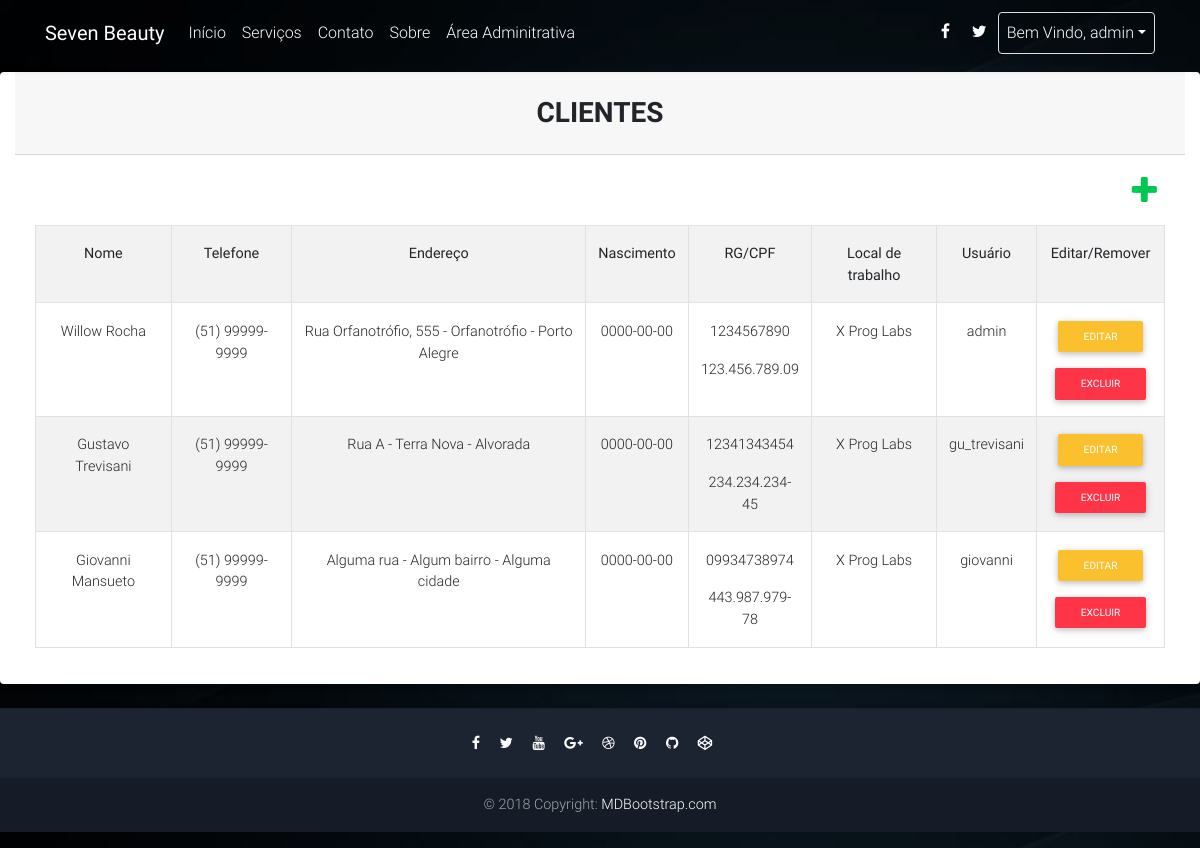
Screenshot of /list_clients.php (signed in) with the database file from the repository.
### tables this page shows
CREATE TABLE `pessoas` (
  `id` bigint(20) UNSIGNED NOT NULL,
  `nome` varchar(50) NOT NULL,
  `sobrenome` varchar(50) NOT NULL,
  `telefone` varchar(25) NOT NULL,
  `endereco` varchar(200) NOT NULL,
  `nascimento` date NOT NULL,
  `rg` varchar(20) NOT NULL,
  `cpf` varchar(20) NOT NULL,
  `ativo` tinyint(1) NOT NULL
);

CREATE TABLE `clientes` (
  `id` bigint(20) UNSIGNED NOT NULL,
  `ativo` tinyint(1) NOT NULL,
  `local_trabalho` varchar(200) NOT NULL,
  `id_pessoa` bigint(20) UNSIGNED NOT NULL,
  `id_usuario` bigint(20) UNSIGNED DEFAULT NULL
);

CREATE TABLE `usuarios` (
  `id` bigint(20) UNSIGNED NOT NULL,
  `nome` varchar(30) NOT NULL,
  `senha` varchar(30) NOT NULL,
  `access_level` int(11) NOT NULL
);

### dao/DBConnection.php (called while the page is built, shortened)
<?php
Class DBConnection{
	private $database = 'seven_beauty';
	private $host = 'localhost';
	private $user = 'root';
	private $pass = '';
	private $link;
	function connect(){
		$this->link = mysqli_connect($this->host, $this->user, $this->pass);
		mysqli_select_db($this->link, $this->database);
		return TRUE;
	}
	function query($query){
		return mysqli_query($this->link, $query) ;
	}
	function selectOne($query){
		$result = $this->selectMultiple($query);
		if($result){
			$result = mysqli_fetch_array($result);
		}
		return $result;
	}
	function selectMultiple($query){
		return $this->query($query);
	}
}

### dao/Dao.php (called while the page is built, shortened)
<?php
class Dao {
	protected $db;
	protected $nome_tabela;
	function __construct($nome_tabela){
		$this->db = new DBConnection();
		$this->nome_tabela = $nome_tabela;
	}
	function buscaPorPropriedade($propriedade, $valor){
		return "SELECT * FROM ".$this->nome_tabela." WHERE ".$propriedade ." = '".$valor."';";
	}
	function buscaAtivos(){
		$query = $this->buscaPorPropriedade("ativo", VERDADEIRO);
		$result = $this->db->selectMultiple($query);
		if($result){
			$num_rows = mysqli_num_rows($result);
			$ativos = [];
			for($i=0; $i < $num_rows; $i++){
	            $row = mysqli_fetch_array($result);
	            array_push($ativos, $this->fetchObjeto($row));
	        }
	        return $ativos;
    	}
		return FALSO;
	}
	function buscaById($id){
		$query = "SELECT * FROM ".$this->nome_tabela." WHERE id = ".$id.";";
		$result = $this->db->selectOne($query);
		if($result){
			return $this->fetchObjeto($result);
		}
		return FALSE;
	}
}

### dao/ClienteDao.php (called while the page is built, shortened)
<?php
class ClienteDao extends Dao {
	function fetchObjeto($row){
		$id = $row['id'];
		$ativo = $row['ativo'];
		$localTrabalho = stripslashes($row['local_trabalho']);
		$idPessoa = $row['id_pessoa'];
		$idUsuario = $row['id_usuario'];
		$dao = new PessoaDao();
		$pessoa = $dao->buscaById($idPessoa);
		$dao = new UsuarioDao();
		$usuario = $dao->buscaById($idUsuario);
		$nome = $pessoa->getNome();
		$sobrenome = $pessoa->getSobrenome();
		$telefone = $pessoa->getTelefone();
		$endereco = $pessoa->getEndereco();
		$bairro = $pessoa->getBairro();
		$cidade = $pessoa->getCidade();
		$nascimento = $pessoa->getNascimento();
		$rg = $pessoa->getRG();
		$cpf = $pessoa->getCPF();
		return new Cliente($id, $idPessoa, $nome, $sobrenome, $telefone, $endereco, $bairro, $cidade, $nascimento, $rg, $cpf, $ativo, $localTrabalho, $usuario);
	}
}

### dao/PessoaDao.php (called while the page is built, shortened)
<?php
class PessoaDao extends Dao {
	function fetchObjeto($row){
		$id = $row['id'];
		$nome = stripslashes($row['nome']);
		$sobrenome = stripslashes($row['sobrenome']);
		$telefone = stripslashes($row['telefone']);
		$nascimento = stripslashes($row['nascimento']);
		$rg = stripslashes($row['rg']);
		$cpf = stripslashes($row['cpf']);
		$ativo = $row['ativo'];
		$enderecoCompleto = stripslashes($row['endereco']);
		$endList = explode(" - ", $enderecoCompleto);
		$endereco = "";
		$bairro = "";
		$cidade = "";
		if(isset($endList[0]))
			$endereco = $endList[0];
		if(isset($endList[1]))
			$bairro = $endList[1];
		if(isset($endList[2]))
			$cidade = $endList[2];
		return new Pessoa($id, $nome, $sobrenome, $telefone, $endereco, $bairro, $cidade, $nascimento, $rg, $cpf, $ativo);
	}
}

### dao/UsuarioDao.php (called while the page is built, shortened)
<?php
class UsuarioDao extends Dao {
	function fetchObjeto($row){
		$id = $row['id'];
		$nome = stripslashes($row['nome']);
		$senha = stripslashes($row['senha']);
		$nivelAcesso = $row['access_level'];
		return new Usuario($id, $nome, $senha, $nivelAcesso);
	}
}

### model/Pessoa.php (called while the page is built, shortened)
<?php
class Pessoa {
	private $nome;
	private $sobrenome;
	private $telefone;
	private $endereco;
	function __construct($id, $nome, $sobrenome, $telefone, $endereco, $bairro, $cidade, $nascimento, $rg, $cpf, $ativo){
		$this->nome = $nome;
		$this->sobrenome = $sobrenome;
		$this->telefone = $telefone;
		$this->endereco = $endereco;
	}
	function getNome(){
		return $this->nome;
	}
	function getSobrenome(){
		return $this->sobrenome;
	}
	function getTelefone(){
		return $this->telefone;
	}
	function getEndereco(){
		return $this->endereco;
	}
}

### list_clients.php (the view, shortened to what this page needs)
<!DOCTYPE html>
<html lang="en">
<head>
  <?php require_once("head.php") ?>
</head>
<body style="background-image: url('img/beauty/admin_background.jpg');  background-size: cover;">
  <?php require_once("navbar.php") ?>
  <main class="mt-5 pt-4">
    <div class="container col-12">
      <div class="row d-flex justify-content-center">
        <div class="card col-12">
            <h3 class="card-header text-center font-weight-bold text-uppercase py-4">Clientes</h3>
            <div class="card-body">
                <div id="table" class="table-editable">
                    <span class="table-add float-right mb-3 mr-2"><a href="<?php echo ROUTE.REGISTER_CLIENT ?>" class="text-success"><i class="fa fa-plus fa-2x" aria-hidden="true"></i></a></span>
                    <table class="table table-bordered table-responsive-md table-striped text-center">
                        <tr>
                            <th class="text-center">Nome</th>
                            <th class="text-center">Telefone</th>
                            <th class="text-center">Endereço</th>
                            <th class="text-center">Nascimento</th>
                            <th class="text-center">RG/CPF</th>
                            <th class="text-center">Local de trabalho</th>
                            <th class="text-center">Usuário</th>
                            <th class="text-center">Editar/Remover</th>
                        </tr>
                        <?php
                            $dao = new ClienteDao();
                            $clientes = $dao->buscaAtivos();
                            $size = count($clientes);
                            if($size > 0):
                        ?>
                            <?php
                                foreach($clientes as $cliente):
                            ?>
                                <tr>
                                    <td class="pt-3-half">
                                        <?php echo $cliente->getNome()." ".$cliente->getSobrenome(); ?>
                                    </td>
                                    <td class="pt-3-half">
                                        <?php echo $cliente->getTelefone(); ?>
                                    </td>
                                    <td class="pt-3-half">
                                        <?php echo $cliente->getEndereco()." - ".$cliente->getBairro()." - ".$cliente->getCidade(); ?>
                                    </td>
                                    <td class="pt-3-half">
                                        <?php echo $cliente->getNascimento(); ?>
                                    </td>
                                    <td class="pt-3-half">
                                        <?php echo $cliente->getRG()."<p></p>".$cliente->getCPF(); ?>
                                    </td>
                                    <td class="pt-3-half">
                                        <?php echo $cliente->getLocalDeTrabalho(); ?>
                                    </td>
                                    <td class="pt-3-half">
                                        <?php echo $cliente->getUsuario()->getNome(); ?>
                                    </td>
                                    <td>
                                        <span class="edit-client"><a href="<?php echo ROUTE.EDIT_CLIENT.'?client_id='.$cliente->getId() ?>"><button type="button" class="btn btn-yellow btn-rounded btn-sm my-0">Editar</button></a></span>
                                        <span class="remove-client"><a href="<?php echo ROUTE.SERVICE_REMOVE.'?identifier='.$cliente->getId().'&class=cliente' ?>"><button type="button" class="btn btn-danger btn-rounded btn-sm my-0">Excluir</button></a></span>
                                    </td>
                                </tr>
                            <?php endforeach; ?>
                        <?php else: ?>
                            <div class="offset-4 col-4 text-center">Nenhum resultado encontrado.</div>
                        <?php endif; ?>
                    </table>
                </div>
            </div>
        </div>
    </div>
  </main>
  <?php require_once("footer.php") ?>
</body>
</html>

### list_clients.php (style rules this page uses)
.pt-3-half { padding-top: 1.4rem; }

### rows the page displays
pessoas: nome "Willow", sobrenome "Rocha", telefone "(51) 99999-9999", endereco "Rua Orfanotrófio, 555", endereco "Orfanotrófio", endereco "Porto Alegre", nascimento "0000-00-00", rg "1234567890", cpf "123.456.789.09"
clientes: local_trabalho "X Prog Labs"
usuarios: nome "admin"
pessoas: nome "Gustavo", sobrenome "Trevisani", telefone "(51) 99999-9999", endereco "Rua A", endereco "Terra Nova", endereco "Alvorada", nascimento "0000-00-00", rg "12341343454", cpf "234.234.234-45"
clientes: local_trabalho "X Prog Labs"
usuarios: nome "gu_trevisani"
pessoas: nome "Giovanni", sobrenome "Mansueto", telefone "(51) 99999-9999", endereco "Alguma rua", endereco "Algum bairro", endereco "Alguma cidade", nascimento "0000-00-00", rg "09934738974", cpf "443.987.979-78"
clientes: local_trabalho "X Prog Labs"
usuarios: nome "giovanni"

### other values shown
$_SESSION['current_user'] "admin"
